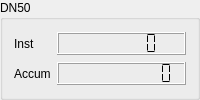
        <widget class="QGroupBox" name="gBox_StdDN50">
         <property name="title">
          <string>DN50</string>
         </property>
         <layout class="QGridLayout" name="gridLayout_13">
          <item row="0" column="0">
           <widget class="QLabel" name="label_21">
            <property name="sizePolicy">
             <sizepolicy hsizetype="Fixed" vsizetype="Preferred">
              <horstretch>0</horstretch>
              <verstretch>0</verstretch>
             </sizepolicy>
            </property>
            <property name="minimumSize">
             <size>
              <width>30</width>
              <height>20</height>
             </size>
            </property>
            <property name="text">
             <string>Inst</string>
            </property>
           </widget>
          </item>
          <item row="0" column="1">
           <widget class="QLCDNumber" name="lcdInstStdMeter_50">
            <property name="sizePolicy">
             <sizepolicy hsizetype="Preferred" vsizetype="Fixed">
              <horstretch>0</horstretch>
              <verstretch>0</verstretch>
             </sizepolicy>
            </property>
            <property name="minimumSize">
             <size>
              <width>40</width>
              <height>0</height>
             </size>
            </property>
            <property name="numDigits">
             <number>7</number>
            </property>
            <property name="segmentStyle">
             <enum>QLCDNumber::Flat</enum>
            </property>
           </widget>
          </item>
          <item row="1" column="0">
           <widget class="QLabel" name="label_22">
            <property name="sizePolicy">
             <sizepolicy hsizetype="Fixed" vsizetype="Preferred">
              <horstretch>0</horstretch>
              <verstretch>0</verstretch>
             </sizepolicy>
            </property>
            <property name="minimumSize">
             <size>
              <width>30</width>
              <height>20</height>
             </size>
            </property>
            <property name="text">
             <string>Accum</string>
            </property>
           </widget>
          </item>
          <item row="1" column="1">
           <widget class="QLCDNumber" name="lcdAccumStdMeter_50">
            <property name="sizePolicy">
             <sizepolicy hsizetype="Preferred" vsizetype="Fixed">
              <horstretch>0</horstretch>
              <verstretch>0</verstretch>
             </sizepolicy>
            </property>
            <property name="minimumSize">
             <size>
              <width>40</width>
              <height>0</height>
             </size>
            </property>
            <property name="numDigits">
             <number>10</number>
            </property>
            <property name="segmentStyle">
             <enum>QLCDNumber::Flat</enum>
            </property>
           </widget>
          </item>
         </layout>
        </widget>
